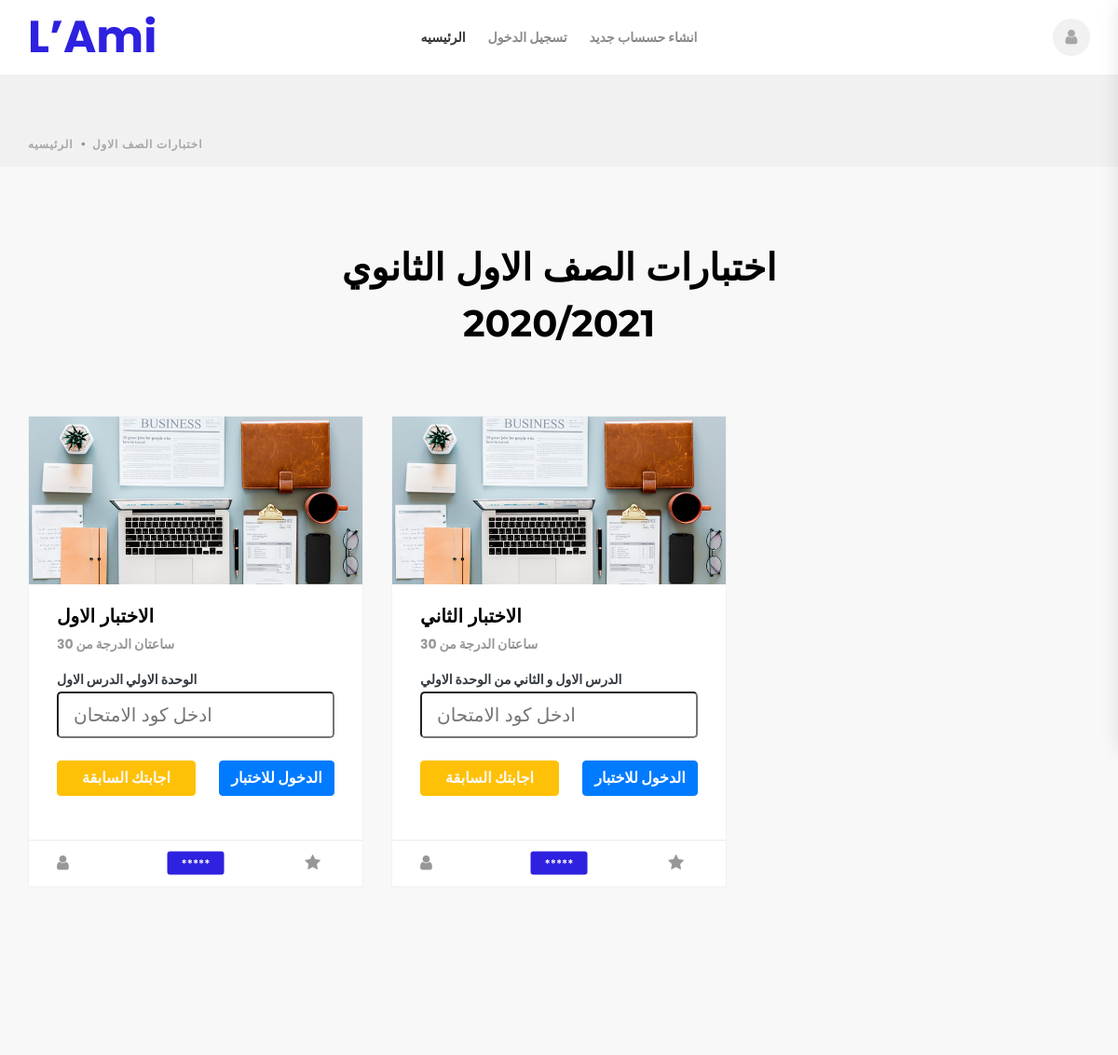
/all_test_for_1.php, run on the app's committed database.
### tables this page shows
CREATE TABLE `add_test_data` (
  `test_id` int(11) NOT NULL,
  `level` int(11) NOT NULL,
  `test_1_number` int(11) NOT NULL,
  `test_1_name` text NOT NULL,
  `test_1_content` text NOT NULL,
  `test_1_time` text NOT NULL
);

### public_html/all_test_for_1.php (the view, shortened to what this page needs)
<?php
include_once("include/connect.php");
?>
<!DOCTYPE html>
<html lang="en">
<head>
    <link rel="stylesheet" type="text/css" href="styles/bootstrap4/bootstrap.min.css">
    <link href="plugins/font-awesome-4.7.0/css/font-awesome.min.css" rel="stylesheet" type="text/css">
    <link rel="stylesheet" type="text/css" href="plugins/OwlCarousel2-2.2.1/owl.carousel.css">
    <link rel="stylesheet" type="text/css" href="plugins/OwlCarousel2-2.2.1/owl.theme.default.css">
    <link rel="stylesheet" type="text/css" href="plugins/OwlCarousel2-2.2.1/animate.css">
    <link rel="stylesheet" type="text/css" href="styles/courses.css">
    <link rel="stylesheet" type="text/css" href="styles/courses_responsive.css">
</head>
<body>
<div class="super_container">
<?php include_once ('include/header.php')?>
    <div class="home">
        <div class="breadcrumbs_container">
            <div class="container">
                <div class="row">
                    <div class="col">
                        <ul class="breadcrumbs_list d-flex flex-row align-items-center justify-content-start">
                            <li><a href="index.php">الرئيسيه</a></li>
                            <li><a href="all_test_for_1.php">اختبارات الصف الاول </a></li>
                        </ul>
                    </div>
                </div>
            </div>
        </div>
    </div>
    <div class="language">
        <div class="container">
            <div class="row">
                <div class="col">
                    <div class="language_title text-center">اختبارات الصف الاول الثانوي </br>2020/2021</div>
                </div>
            </div>
        </div>
    </div>
    <div class="courses">
        <div class="container">
            <div class="row courses_row">
<?php
$posts=mysqli_query( $connect ,"SELECT * FROM add_test_data WHERE `level`='1'");
while($post=mysqli_fetch_assoc($posts)) {
    echo '
                <div class="col-lg-4 course_col">
                    <div class="course">
                        <div class="course_image"><img src="images/course_4.jpg" alt=""></div>
                        <div class="course_body">
                            <div class="course_title"><a href="#">'.$post['test_1_name'].'</a></div>
                            <div class="course_info">
                                <ul>
                                    <li><a href="#" class="font-weight-bold">'.$post['test_1_time'].'</a></li>
                                </ul>
                            </div>
                            <div class="course_text">
                                <p class="font-weight-bold text-dark">'.$post['test_1_content'].'</p>
                            </div>
                             <form method="get" action="test_1.php">
                            <input type="text" class=" col-lg-12 mb-4 form-control-lg" id="code" name="code"  placeholder="ادخل كود الامتحان  ">
                            <button name="id" id="id" class="col-lg-5 btn btn-primary   float-right  mb-2 font-weight-bold" value="'.$post['test_1_number'].'">الدخول للاختبار </button>
                            </form>
                             <form method="get" action="view_last_answer_1.php">
                             <button name="id" id="id" class=" col-lg-6 btn btn-warning font-weight-bold text-light " value="'.$post['test_1_number'].'"> اجابتك السابقة</button>
                        </form>
                        </div>
                        <div class="course_footer d-flex flex-row align-items-center justify-content-start">
                            <div class="course_students"><i class="fa fa-user" aria-hidden="true"></i><span></span></div>
                            <div class="course_rating ml-auto"><i class="fa fa-star" aria-hidden="true"></i><span></span></div>
                            <div class="course_mark course_free trans_200"><a href="#">*****</a></div>
                        </div>
                    </div>
                </div>';}?>
            </div>
        </div>
    </div>
</div>
</body>
</html>

### public_html/styles/courses.css (style rules this page uses)
* { margin: 0; padding: 0; -webkit-font-smoothing: antialiased; -webkit-text-shadow: rgba(0,0,0,.01) 0 0 1px; text-shadow: rgba(0,0,0,.01) 0 0 1px; }
body { font-family: 'Poppins', sans-serif; font-size: 14px; font-weight: 400; background: #FFFFFF; color: #a5a5a5; }
div { display: block; position: relative; -webkit-box-sizing: border-box; -moz-box-sizing: border-box; box-sizing: border-box; }
ul { list-style: none; margin-bottom: 0px; }
p { font-family: 'Poppins', sans-serif; font-size: 14px; line-height: 1.71; font-weight: 400; color: rgba(0,0,0,0.5); -webkit-font-smoothing: antialiased; -webkit-text-shadow: rgba(0,0,0,.01) 0 0 1px; text-shadow: rgba(0,0,0,.01) 0 0 1px; }
p:last-of-type { margin-bottom: 0; }
a, a:hover, a:visited, a:active, a:link { text-decoration: none; -webkit-font-smoothing: antialiased; -webkit-text-shadow: rgba(0,0,0,.01) 0 0 1px; text-shadow: rgba(0,0,0,.01) 0 0 1px; }
.trans_200 { -webkit-transition: all 200ms ease; -moz-transition: all 200ms ease; -ms-transition: all 200ms ease; -o-transition: all 200ms ease; transition: all 200ms ease; }
.super_container { width: 100%; overflow: hidden; }
.home { width: 100%; height: 179px; background: #f1f1f1; }
.breadcrumbs_container { position: absolute; left: 0; bottom: 0; width: 100%; }
.breadcrumbs_list { width: 100%; height: 49px; }
.breadcrumbs_list li { display: inline-block; position: relative; font-size: 12px; font-weight: 600; color: rgba(0,0,0,0.3); letter-spacing: 0.075em; text-transform: uppercase; }
.breadcrumbs_list li a { font-size: 12px; font-weight: 600; color: rgba(0,0,0,0.3); text-transform: uppercase; letter-spacing: 0.075em; -webkit-transition: all 200ms ease; -moz-transition: all 200ms ease; -ms-transition: all 200ms ease; -o-transition: all 200ms ease; transition: all 200ms ease; }
.breadcrumbs_list li:not(:last-child)::after { display: inline-block; position: relative; font-family: 'FontAwesome'; content: '\f111'; color: rgba(0,0,0,0.4); font-size: 4px; margin-left: 9px; margin-right: 7px; vertical-align: middle; }
.language { width: 100%; padding-top: 78px; padding-bottom: 50px; background: #f8f8f8; }
.language_title { font-family: 'Montserrat', sans-serif; font-size: 40px; font-weight: 700; color: #000000; }
.courses { padding-bottom: 150px; background: #f8f8f8; padding-top: 19px; }
.course_col { margin-bottom: 30px; }
.course { border: solid 1px #f1f1f1; }
.course_image { width: 100%; }
.course_image img { max-width: 100%; }
.course_body { padding-left: 30px; padding-right: 30px; padding-top: 19px; padding-bottom: 47px; background: #FFFFFF; }
.course_title a { font-family: 'Montserrat', sans-serif; font-size: 20px; font-weight: 700; color: #000000; -webkit-transition: all 200ms ease; -moz-transition: all 200ms ease; -ms-transition: all 200ms ease; -o-transition: all 200ms ease; transition: all 200ms ease; }
.course_info { margin-top: 5px; }
.course_info ul li { display: inline-block; position: relative; }
.course_info ul li a { font-size: 14px; font-weight: 500; color: rgba(0,0,0,0.4); -webkit-transition: all 200ms ease; -moz-transition: all 200ms ease; -ms-transition: all 200ms ease; -o-transition: all 200ms ease; transition: all 200ms ease; }
.course_text { margin-top: 16px; }
.course_footer { width: 100%; height: 50px; padding-left: 30px; padding-right: 30px; border-top: solid 1px #ebebeb; background: #FFFFFF; }
.course_students, .course_rating { color: rgba(0,0,0,0.4); }
.course_students i, .course_rating i { font-size: 18px; margin-right: 15px; vertical-align: middle; }
.course_mark { position: absolute; top: 50%; left: 50%; -webkit-transform: translate(-50%, -50%); -moz-transform: translate(-50%, -50%); -ms-transform: translate(-50%, -50%); -o-transform: translate(-50%, -50%); transform: translate(-50%, -50%); width: 61px; height: 25px; background: #f9cf0e; border-radius: 3px; text-align: center; }
.course_mark a { display: block; font-size: 12px; font-weight: 600; color: #FFFFFF; line-height: 25px; }
.course_free { background: #2e21df; }

### data on the page
add_test_data: test_1_name "الاختبار الاول", test_1_time "ساعتان الدرجة من 30", test_1_content "الوحدة الاولي الدرس الاول", $post['test_1_number'] 1 (drawn)
add_test_data: test_1_name "الاختبار الثاني", test_1_time "ساعتان الدرجة من 30", test_1_content "الدرس الاول و الثاني من الوحدة الاولي", $post['test_1_number'] 2 (drawn)
